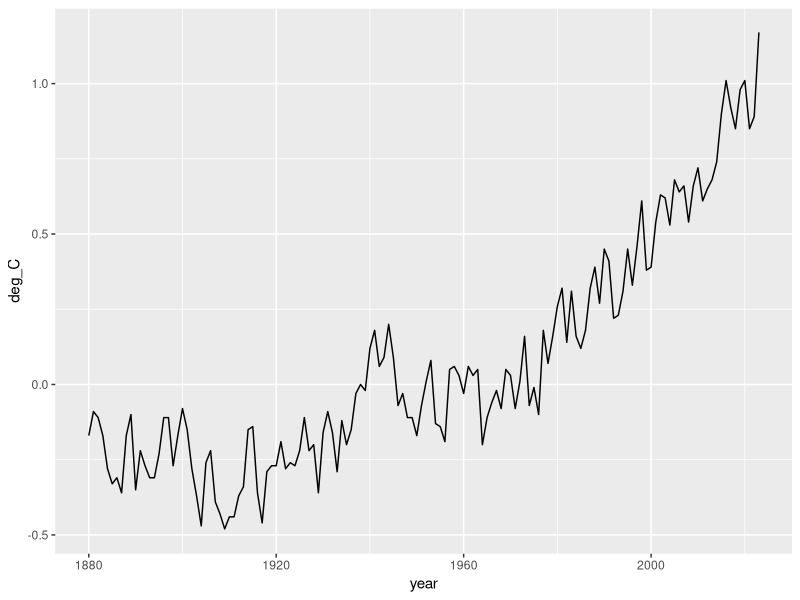
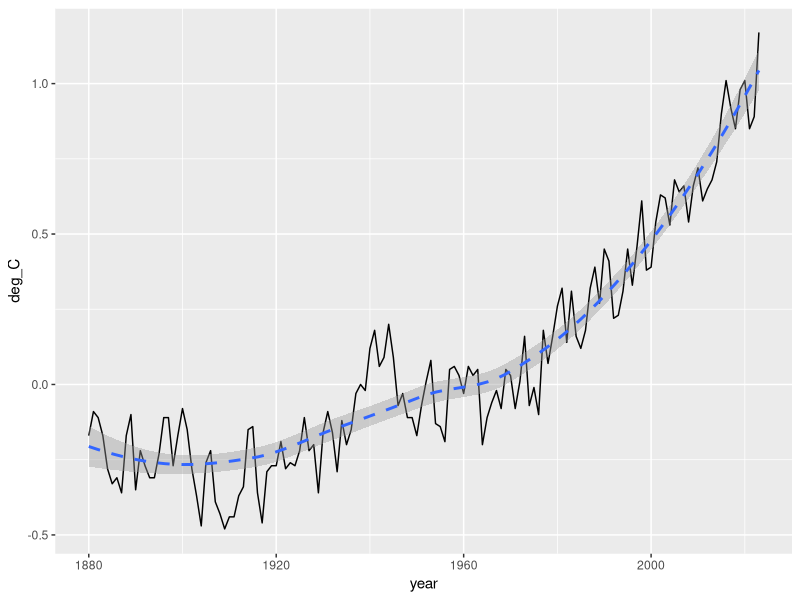
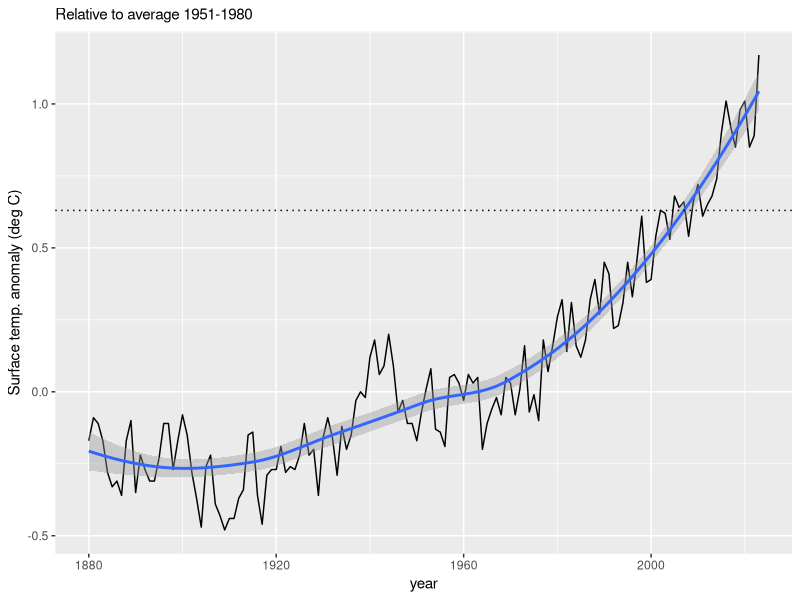
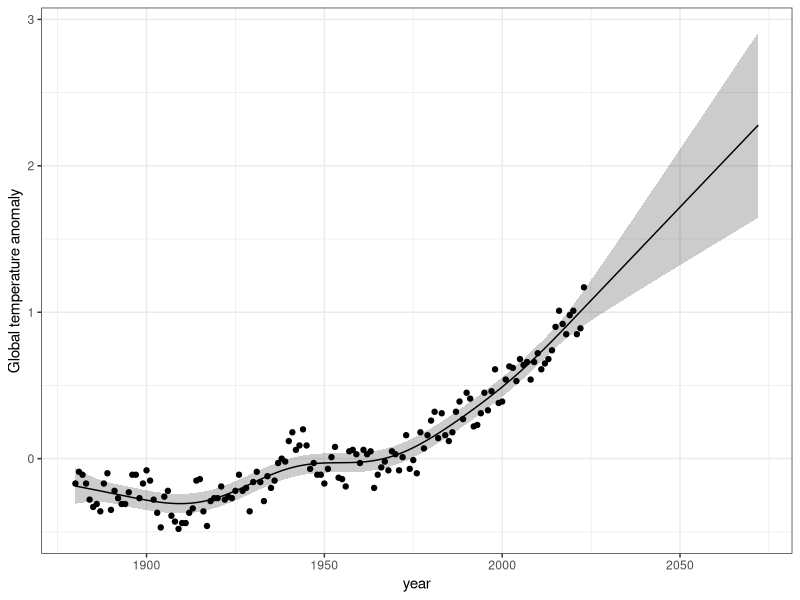

These figures' R source, in order:
## ---- chunk 1
## load R packages 
# this makes these packages available to R in this session.
library(tidyverse)
## ---- chunk 2
# read in data
temps <- read.csv(file = "global_surface_anomalies_2025.csv", # full file name
                  skip=3, # skip these lines because they contain metadata.
                  header = TRUE # Tell R that the first row is column namaes
                  ) # last parenthesis
## ---- chunk 3
summary(temps)
## ---- chunk 4
## get the min and max
min.anomaly <- min(temps$deg_C)
max.anomaly <- max(temps$deg_C)
## ---- chunk 5
## use the min and the max
# note the two equal signs, a pipe, and then two more equals signs.
subset(temps, deg_C==min.anomaly | deg_C==max.anomaly ) 
## ---- chunk 6
## Find the anomaly in the year you were born
subset(temps, year==1960) # use your year with two equal signs
## ---- chunk 7
## we will create a plot object and stick it in "p"
p <- ggplot(data=temps, # the data frame to use
       ## aes() stand for "aesthetics"
       aes(x=year, y=deg_C), # define x and y variables to plot
       ) + # closing parenthesis and add a plus sign to add another graphical element
  geom_line() # the type of graph to plot using x and y
## ---- chunk 8
p
## ---- chunk 9
## add a trend line
p + geom_smooth(linetype="dashed") 
## ---- chunk 10
# first find the anomaly in 2002
anomaly.2002 <- temps$deg_C[temps$year==2002]
anomaly.2002
p + geom_smooth() + 
  labs(
    y="Surface temp. anomaly (deg C)", 
    subtitle="Relative to average 1951-1980"
    ) +
  geom_hline(yintercept = anomaly.2002, linetype=3)
## ---- chunk 11
## Load a necessary R package
library(mgcv) # stands for "Mixed Generalized Additive Model Computation Vehicle"
## ---- chunk 12
## Create the model
mod <- gamm(deg_C ~ s(year),  # "deg_C as a function of year
            data=temps, # data frame
          correlation = corCAR1(form=~year), # specify autocorrelation among samples
          method="REML" # fit using restricted maximum likelihood
          )
## ---- chunk 13
## years for fit and prediction
years = data.frame(year=1880:2072)
## ---- chunk 14
## include uncertainty with se.fit = TRUE
preds <- data.frame(
  predict(mod$gam, newdata=years, type="response", se.fit=TRUE) 
  )

# combine columns of data frames
my.predictions <- cbind(years, preds)
## ---- chunk 15
# first three lines , and all columns
my.predictions[1:3, ]
## ---- chunk 16
### Create 95% confidence intervals
crit.t.low <- qt(0.025, df = df.residual(mod$gam))
crit.t.high <- qt(0.975, df = df.residual(mod$gam))

### this requires that you loaded the tidyverse package
my.predictions <- my.predictions %>% # my data
  ## transform the data set to include two new columns
  transform(
    upper.conf.lim=fit + (crit.t.high * se.fit),
    lower.conf.lim=fit + (crit.t.low * se.fit))
### 
## view the first three rows
my.predictions[1:3, ]
## ---- chunk 17
## basic data and x, y values
g2 <- ggplot(data = my.predictions, aes(x = year, y = fit)) +
  ## adding a wide region or band (a ribbon)
  geom_ribbon(aes(ymin = lower.conf.lim, ymax = upper.conf.lim, 
                  x = year), 
              alpha = 0.2, fill = "black") + 
  ## add the expected local trend
  geom_line() +
  ## adding the points for each year
  geom_point(data = temps, mapping = aes(x = year, y = deg_C),
               inherit.aes = FALSE) + 
  ## add a better label for the y axis
  labs(y = "Global temperature anomaly")  +
  ## make this different from what the students SHOULD turn in.
  theme_bw()
## ---- chunk 18
g2
## ---- chunk 19
## First we take a subset of our data set.
a <- subset(temps, year==1950) 
b <- subset(temps, year==2022)
increase <- b$deg_C - a$deg_C
increase
## ---- chunk 20
## percent increase for Earth
perc.Earth <- increase / 13.9 * 100

## percent increase for humans
perc.fever <- 2/37 * 100

perc.Earth; perc.fever
